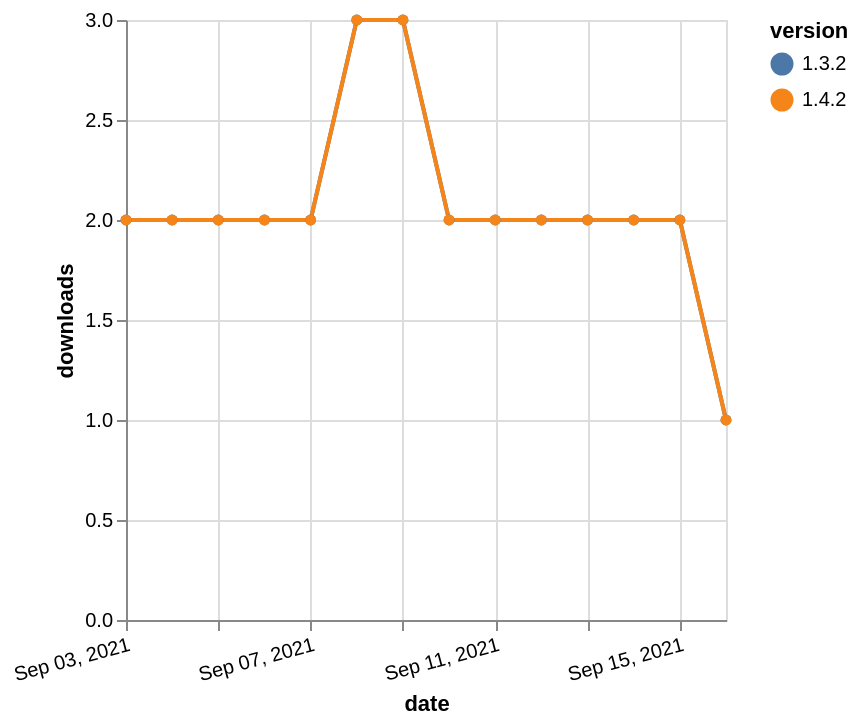

The Vega-Lite source for this figure:
### Vega-Lite specification from a JSON file in a GitHub repository (floating-point values rounded to 4 significant figures)
{"$schema": "https://vega.github.io/schema/vega-lite/v5.json", "description": "A simple bar chart with embedded data.", "data": {"values": [{"date": "2021-09-03", "total": 2873, "delta": 2, "version": "1.3.2"}, {"date": "2021-09-04", "total": 2875, "delta": 2, "version": "1.3.2"}, {"date": "2021-09-05", "total": 2877, "delta": 2, "version": "1.3.2"}, {"date": "2021-09-06", "total": 2879, "delta": 2, "version": "1.3.2"}, {"date": "2021-09-07", "total": 2881, "delta": 2, "version": "1.3.2"}, {"date": "2021-09-08", "total": 2884, "delta": 3, "version": "1.3.2"}, {"date": "2021-09-09", "total": 2887, "delta": 3, "version": "1.3.2"}, {"date": "2021-09-10", "total": 2889, "delta": 2, "version": "1.3.2"}, {"date": "2021-09-11", "total": 2891, "delta": 2, "version": "1.3.2"}, {"date": "2021-09-12", "total": 2893, "delta": 2, "version": "1.3.2"}, {"date": "2021-09-13", "total": 2895, "delta": 2, "version": "1.3.2"}, {"date": "2021-09-14", "total": 2897, "delta": 2, "version": "1.3.2"}, {"date": "2021-09-15", "total": 2899, "delta": 2, "version": "1.3.2"}, {"date": "2021-09-16", "total": 2900, "delta": 1, "version": "1.3.2"}, {"date": "2021-09-03", "total": 5788, "delta": 2, "version": "1.4.2"}, {"date": "2021-09-04", "total": 5790, "delta": 2, "version": "1.4.2"}, {"date": "2021-09-05", "total": 5792, "delta": 2, "version": "1.4.2"}, {"date": "2021-09-06", "total": 5794, "delta": 2, "version": "1.4.2"}, {"date": "2021-09-07", "total": 5796, "delta": 2, "version": "1.4.2"}, {"date": "2021-09-08", "total": 5799, "delta": 3, "version": "1.4.2"}, {"date": "2021-09-09", "total": 5802, "delta": 3, "version": "1.4.2"}, {"date": "2021-09-10", "total": 5804, "delta": 2, "version": "1.4.2"}, {"date": "2021-09-11", "total": 5806, "delta": 2, "version": "1.4.2"}, {"date": "2021-09-12", "total": 5808, "delta": 2, "version": "1.4.2"}, {"date": "2021-09-13", "total": 5810, "delta": 2, "version": "1.4.2"}, {"date": "2021-09-14", "total": 5812, "delta": 2, "version": "1.4.2"}, {"date": "2021-09-15", "total": 5814, "delta": 2, "version": "1.4.2"}, {"date": "2021-09-16", "total": 5815, "delta": 1, "version": "1.4.2"}]}, "width": "container", "mark": {"type": "line", "point": {"filled": true}}, "encoding": {"x": {"field": "date", "type": "temporal", "timeUnit": "yearmonthdate", "title": "date", "axis": {"labelAngle": -15}}, "y": {"field": "delta", "type": "quantitative", "title": "downloads"}, "color": {"field": "version", "type": "nominal"}, "tooltip": {"field": "delta"}}}
